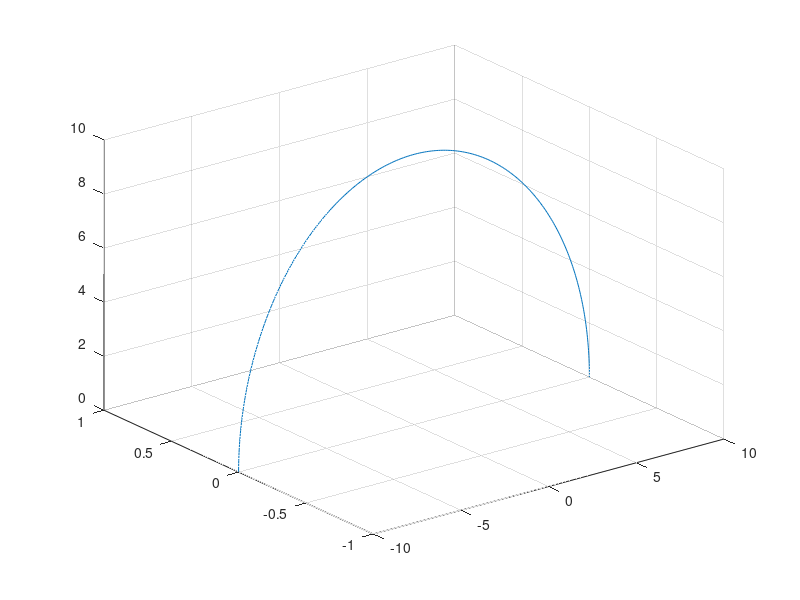

MATLAB code to generate this figure: (Note: this script raises an error after producing the figure.)
clear;
clc;

% X_trus1 = [ROTZ(40),[0;0;0];0 0 0 1];
% X1 = [ROTZ(-135),[5;0;5];0 0 0 1];
% P_I1 = findPItest(X_trus1,X1);
% plotp3(P_I1)
% grid on
% hold on
% 
% X_trus2 = [ROTZ(-5),[0;0;0];0 0 0 1];
% X2 = [ROTZ(-180),[0;0;5*sqrt(2)];0 0 0 1];
% P_I2 = findPItest(X_trus2,X2);
% plotp3(P_I2)
% 
% X_trus3 = [ROTZ(-50),[0;0;0];0 0 0 1];
% X3 = [ROTZ(-225),[-5;0;5];0 0 0 1];
% P_I3 = findPItest(X_trus3,X3);
% plotp3(P_I3)

% plotr([ROTZ(30)])
% grid on
% hold on
% plotr([ROTZ(0)])

% simulate the phantom by a semi-circle
r = 10;
figure;


teta=0:0.01:pi;
x=r*cos(teta);
z=r*sin(teta);
plot3(x,zeros(1,numel(x)),z)
hold on;
grid on;


% find P_I for angle from 45 to 135 (angle between abdominal probe and horizontal plane)
for theta = 45:5:135
    X_trus = [ROTZ(85-theta),[0 0 0]';0 0 0 1];
    X = [ROTZ(-90-theta),[r*cos(theta*pi/180) 0 r*sin(theta*pi/180)]';0 0 0 1];
    P_I = findPItest(X_trus,X);
    plotp3(P_I)
    pause(0.1);
    drawnow;
end

